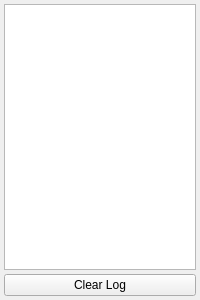
<?xml version="1.0" encoding="UTF-8"?>
<ui version="4.0">
 <class>Log</class>
 <widget class="QDockWidget" name="Log">
  <property name="geometry">
   <rect>
    <x>0</x>
    <y>0</y>
    <width>200</width>
    <height>300</height>
   </rect>
  </property>
  <property name="windowTitle">
   <string>Log</string>
  </property>
  <widget class="QWidget" name="centralwidget">
   <layout class="QVBoxLayout" name="verticalLayout">
    <property name="spacing">
     <number>4</number>
    </property>
    <property name="leftMargin">
     <number>4</number>
    </property>
    <property name="topMargin">
     <number>4</number>
    </property>
    <property name="rightMargin">
     <number>4</number>
    </property>
    <property name="bottomMargin">
     <number>4</number>
    </property>
    <item>
     <widget class="QTextEdit" name="logTextEdit">
      <property name="readOnly">
       <bool>true</bool>
      </property>
     </widget>
    </item>
    <item>
     <widget class="QPushButton" name="pbClearLog">
      <property name="text">
       <string>Clear Log</string>
      </property>
     </widget>
    </item>
   </layout>
  </widget>
 </widget>
 <resources>
  <include location="../open_iA.qrc"/>
 </resources>
 <connections/>
</ui>
